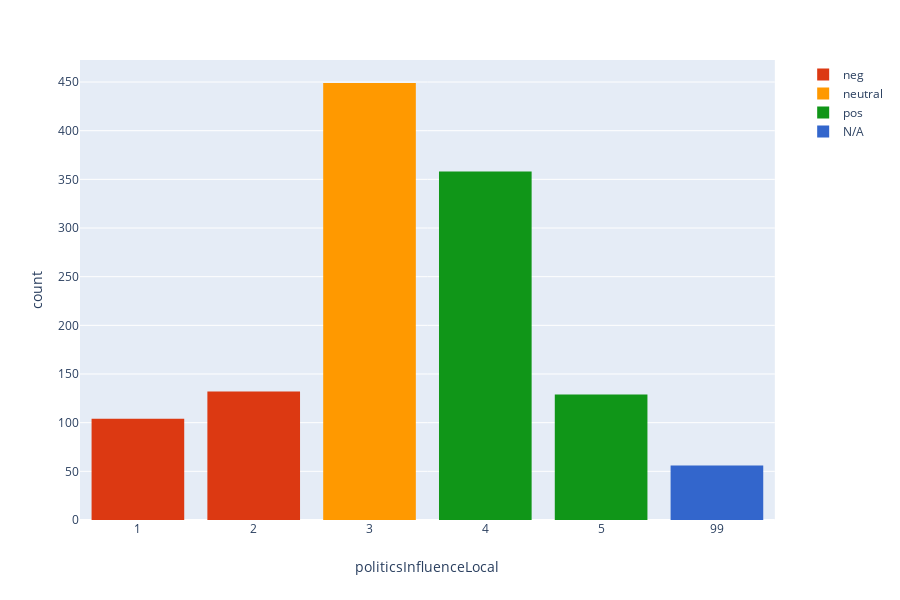

Notebook code cell kept with this figure:
### Code cell
#Respondents were asked to indicate how much they agree/disagree with
#statements about getting involved with politics in this case:
#
#"People like me can best influence politics at the local level"
#
#This data skews right (positive)

ShowHistogram (data,'politicsInfluenceLocal')

### Figure 1 — Plotly figure (JSON) as saved in the notebook; plotly's stock layout.template omitted (floating-point values rounded to 4 significant figures; data arrays with more than 128 entries replaced by an {"elided": "..."} marker saying what was removed)
{"data": [{"alignmentgroup": "True", "bingroup": "x", "histnorm": "density", "hoverlabel": {"namelength": 0}, "hovertemplate": "politicsInfluenceLocal_Groups=neg<br>politicsInfluenceLocal=%{x}<br>count=%{y}", "legendgroup": "politicsInfluenceLocal_Groups=neg", "marker": {"color": "#DC3912"}, "name": "neg", "offsetgroup": "politicsInfluenceLocal_Groups=neg", "orientation": "v", "showlegend": true, "type": "histogram", "x": {"elided": "236 int values"}, "xaxis": "x", "yaxis": "y"}, {"alignmentgroup": "True", "bingroup": "x", "histnorm": "density", "hoverlabel": {"namelength": 0}, "hovertemplate": "politicsInfluenceLocal_Groups=neutral<br>politicsInfluenceLocal=%{x}<br>count=%{y}", "legendgroup": "politicsInfluenceLocal_Groups=neutral", "marker": {"color": "#FF9900"}, "name": "neutral", "offsetgroup": "politicsInfluenceLocal_Groups=neutral", "orientation": "v", "showlegend": true, "type": "histogram", "x": {"elided": "449 int values"}, "xaxis": "x", "yaxis": "y"}, {"alignmentgroup": "True", "bingroup": "x", "histnorm": "density", "hoverlabel": {"namelength": 0}, "hovertemplate": "politicsInfluenceLocal_Groups=pos<br>politicsInfluenceLocal=%{x}<br>count=%{y}", "legendgroup": "politicsInfluenceLocal_Groups=pos", "marker": {"color": "#109618"}, "name": "pos", "offsetgroup": "politicsInfluenceLocal_Groups=pos", "orientation": "v", "showlegend": true, "type": "histogram", "x": {"elided": "487 int values"}, "xaxis": "x", "yaxis": "y"}, {"alignmentgroup": "True", "bingroup": "x", "histnorm": "density", "hoverlabel": {"namelength": 0}, "hovertemplate": "politicsInfluenceLocal_Groups=N/A<br>politicsInfluenceLocal=%{x}<br>count=%{y}", "legendgroup": "politicsInfluenceLocal_Groups=N/A", "marker": {"color": "#3366CC"}, "name": "N/A", "offsetgroup": "politicsInfluenceLocal_Groups=N/A", "orientation": "v", "showlegend": true, "type": "histogram", "x": [99, 99, 99, 99, 99, 99, 99, 99, 99, 99, 99, 99, 99, 99, 99, 99, 99, 99, 99, 99, 99, 99, 99, 99, 99, 99, 99, 99, 99, 99, 99, 99, 99, 99, 99, 99, 99, 99, 99, 99, 99, 99, 99, 99, 99, 99, 99, 99, 99, 99, 99, 99, 99, 99, 99, 99], "xaxis": "x", "yaxis": "y"}], "layout": {"barmode": "relative", "height": 600, "legend": {"tracegroupgap": 0}, "margin": {"t": 60}, "xaxis": {"anchor": "y", "categoryorder": "category ascending", "domain": [0, 0.98], "title": {"text": "politicsInfluenceLocal"}, "type": "category"}, "yaxis": {"anchor": "x", "domain": [0, 1], "title": {"text": "count"}}}}
